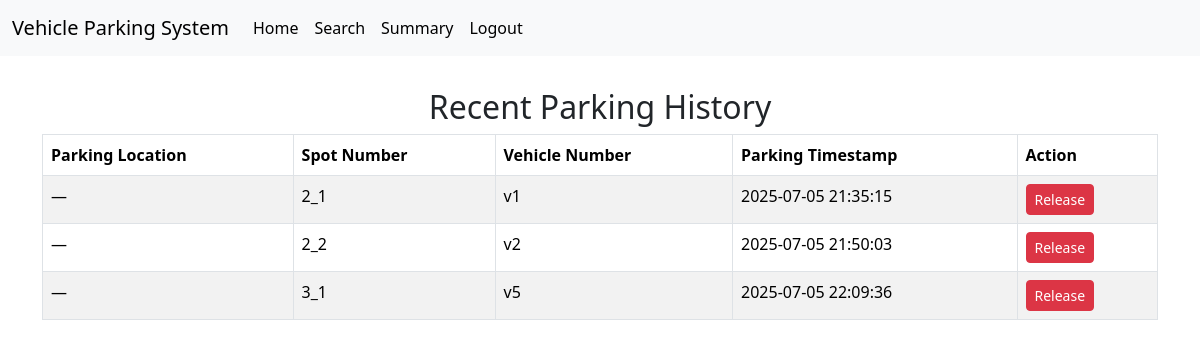
Before: /user_home (signed in) with the older database file.
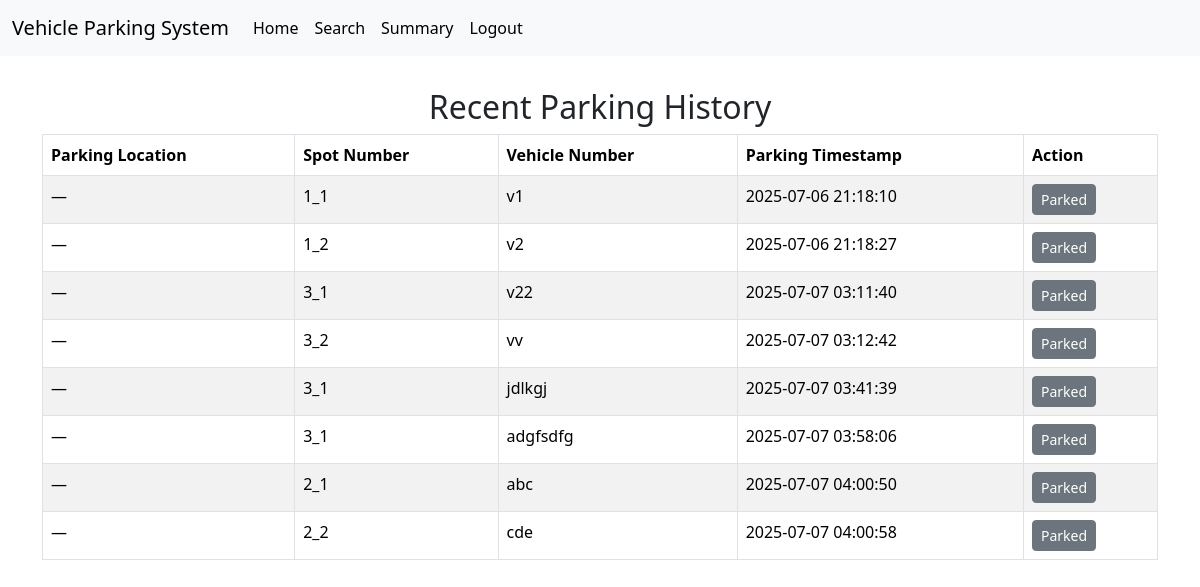
After: the same page with the newer database file.
### controllers/models.py (models this page shows)
class Reservation(db.Model):
    id = db.Column(db.Integer, primary_key=True, autoincrement=True)
    spot_id = db.Column(db.Integer, db.ForeignKey('parking_spot.id'), nullable=False)
    user_id = db.Column(db.Integer, db.ForeignKey('user.id'), nullable=False)
    parking_timestamp = db.Column(db.DateTime, nullable=False, default=datetime.utcnow)
    leaving_timestamp = db.Column(db.DateTime, nullable=True)
    parking_cost = db.Column(db.Float, nullable=True)
    vehicle_number = db.Column(db.String(20), nullable=False)
    spot = db.relationship('ParkingSpot', backref='reservations')
    user = db.relationship('User', backref='reservations')

### controllers/general_routes.py (the view)
@app.route('/user_home', methods=['GET', 'POST'])
def user_home():
    reservations = Reservation.query.filter_by(user_id=session.get('user_id')).all()
    return render_template('/user_home.html', reservations=reservations)

### templates/user_home.html (shortened to what this page needs)
<!DOCTYPE html>
<html lang="en">
<head>
</head>
{% extends 'index.html' %}
    {% block content %}
    <div class="jumbotron text-center">
        <h2>Recent Parking History</h2>
    </div>
    <div class="container">
        <table class="table table-striped table-bordered">
            <thead>
                <tr>
                    <th>Parking Location</th>
                    <th>Spot Number</th>
                    <th>Vehicle Number</th>
                    <th>Parking Timestamp</th>
                    <th>Action</th>
                </tr>
            </thead>
            <tbody>
                {% for reservation in reservations %}
                    <tr>
                        <td>{{ reservation.spot.lot.location if reservation.spot and reservation.spot.lot else '—' }}</td>
                        <td>{{ reservation.spot_id }}</td>
                        <td>{{ reservation.vehicle_number }}</td>
                        <td>{{ reservation.parking_timestamp.strftime('%Y-%m-%d %H:%M:%S') }}</td>
                        <td>
                            {% if reservation.leaving_timestamp is none %}
                                <form method="get" action="release_parking/{{ reservation.id }}" >
                                    <button class="btn btn-danger btn-sm">Release</button>
                                </form>
                            {% else %}
                                <button class="btn btn-secondary btn-sm">Parked</button>
                            {% endif %}
                        </td>
                    </tr>
                {% endfor %}
            </tbody>
        </table>
    </div>
    {%endblock%}

Changed rows visible on the page:
changed Reservation (number 1 of 8 on the later page): spot_id "2_1" → "1_1"; parking_timestamp "2025-07-05 21:35:15" → "2025-07-06 21:18:10"; leaving_timestamp "Release" → "Parked"
changed Reservation (number 2 of 8 on the later page): spot_id "2_2" → "1_2"; parking_timestamp "2025-07-05 21:50:03" → "2025-07-06 21:18:27"; leaving_timestamp "Release" → "Parked"
changed Reservation (number 3 of 8 on the later page): vehicle_number "v5" → "v22"; parking_timestamp "2025-07-05 22:09:36" → "2025-07-07 03:11:40"; leaving_timestamp "Release" → "Parked"
added Reservation: spot.lot "—", spot_id "3_2", vehicle_number "vv", parking_timestamp "2025-07-07 03:12:42", shows "Parked"
added Reservation: spot.lot "—", spot_id "3_1", vehicle_number "jdlkgj", parking_timestamp "2025-07-07 03:41:39", shows "Parked"
added Reservation: spot.lot "—", spot_id "3_1", vehicle_number "adgfsdfg", parking_timestamp "2025-07-07 03:58:06", shows "Parked"
added Reservation: spot.lot "—", spot_id "2_1", vehicle_number "abc", parking_timestamp "2025-07-07 04:00:50", shows "Parked"
added Reservation: spot.lot "—", spot_id "2_2", vehicle_number "cde", parking_timestamp "2025-07-07 04:00:58", shows "Parked"
